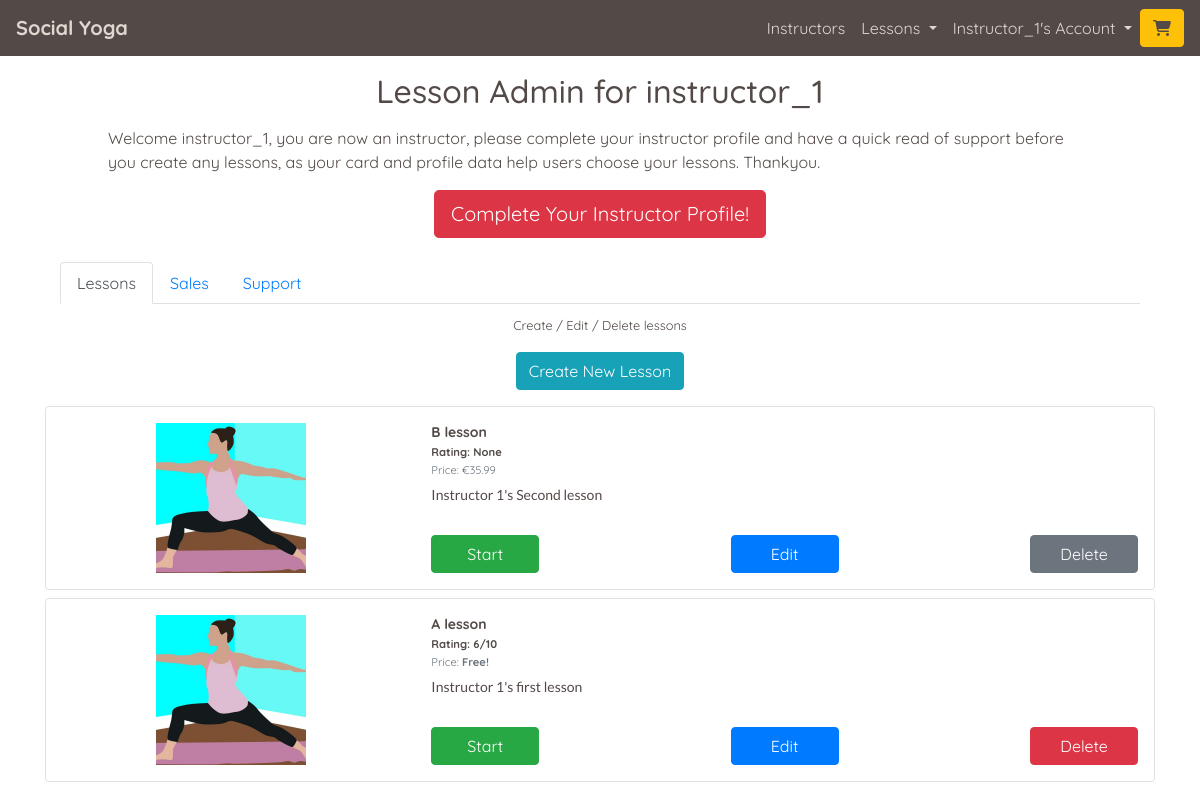
The page /lessons/instructor_admin/ (signed in) on the database as committed earlier.
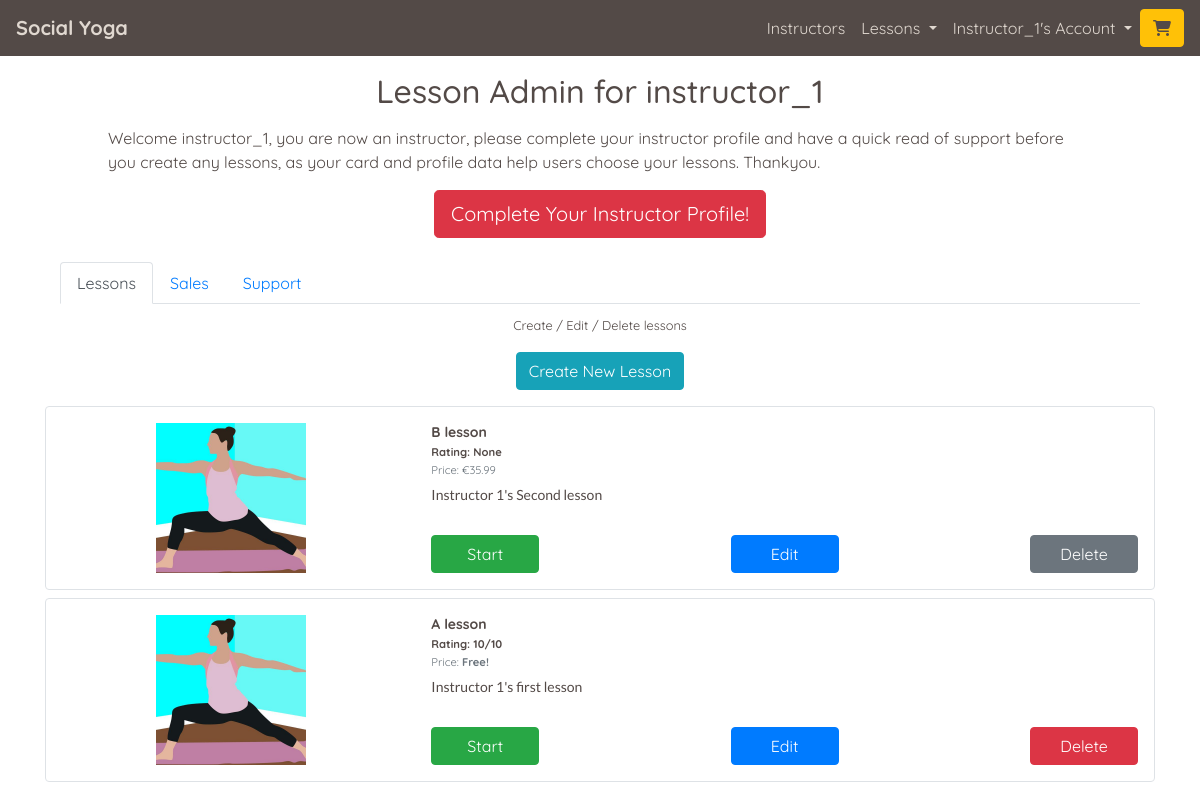
The same page on the database as committed later.
### lessons/models.py (models this page shows, shortened)
class Lesson(models.Model):
    lesson_id = models.CharField(max_length=32,
                                 null=False,
                                 editable=False)
    instructor_profile = models.ForeignKey(UserProfile,
                                           on_delete=models.SET_NULL,
                                           null=True,
                                           blank=True,
                                           related_name='lessons')
    lesson_name = models.CharField(max_length=32,
                                   null=False,
                                   editable=True)
    card_description = models.TextField(max_length=254)
    description = models.TextField(max_length=2048)
    image = ResizedImageField(size=[600, 600],
                              quality=75,
                              crop=['middle', 'center'],
                              force_format='JPEG',
                              upload_to='lesson_images/')
    rating = models.DecimalField(max_digits=5,
                                 decimal_places=0,
                                 null=True, blank=True)
    video_url = models.URLField(max_length=1024,
                                blank=False,
                                null=False)
    time = models.IntegerField(blank=False, null=False)
    is_free = models.BooleanField(default=True)
    price = models.DecimalField(max_digits=6,
                                decimal_places=2,
                                blank=False,
                                null=False,
                                default=0.00)

### lessons/views.py (the view)
# urls.py: path('instructor_admin/', views.instructor_admin, name='instructor_admin'),
@login_required
def instructor_admin(request):
    instructor_profile_incomplete = False
    profile = get_object_or_404(UserProfile, user=request.user)
    if not profile.is_instructor:
        messages.error(request, 'Only instructors can do this.')
        return redirect('home')
    template = 'lessons/instructor_admin.html'
    instructor_created_lessons = Lesson.objects.filter(
        instructor_profile=profile).order_by('-pk')
    customer_purchases = OrderLineItem.objects.filter(
        lesson__in=instructor_created_lessons).values_list('lesson', flat=True)
    sales = OrderLineItem.objects.filter(
        lesson__in=instructor_created_lessons).order_by('-order__date')
    if profile.profile_description == '' or profile.card_description == '':
        instructor_profile_incomplete = True
    context = {
        'profile': profile,
        'instructor_created_lessons': instructor_created_lessons,
        'customer_purchases': customer_purchases,
        'sales': sales,
        'instructor_profile_incomplete': instructor_profile_incomplete
    }
    return render(request, template, context)

### home/contexts.py (called while the page is built)
def purchased_lessons(request):
    profile = get_profile_or_none(request)
    purchased = None
    purchased_lesson_ids = []
    if profile:
        purchased = OrderLineItem.objects.filter(profile=profile)
        if purchased:
            for item in purchased:
                purchased_lesson_ids.append(item.lesson.lesson_id)
    context = {
        'purchased_lessons': purchased,
        'purchased_lesson_ids': purchased_lesson_ids,
    }
    return context

### lessons/templatetags/site_utils.py (called while the page is built)
@register.filter(name='deduct_lineitem_sales_percentage')
def deduct__lineitem_sales_percentage(value, percentage):
    site_percentage = percentage,
    discount = value * Decimal(site_percentage[0]) / 100
    value -= discount
    return value

### profiles/models.py (called while the page is built)
    def __str__(self):
        return self.user.username

### yoga/utils.py (called while the page is built)
def get_profile_or_none(request):
    try:
        return UserProfile.objects.get(user=request.user)
    except Exception:
        return None

### lessons/templates/lessons/instructor_admin.html (shortened to what the changed rows need)
{% extends "base.html" %}
{% load static %}
{% load site_utils %}
{% block page_header %}
<div class="container header-container">
    <div class="row">
        <div class="col">
            <h1 class="text-center title-text mt-3 mb-0">Lesson Admin for {{ profile }}</h1>
        </div>
    </div>
</div>
{% endblock %}
{% block content %}
<div class="container page-contents">
    <div class="row mx-auto">
        <div class="col-12">
                <div class="tab-content" id="myTabContent">
                <div class="tab-pane fade show active" id="lessons" role="tabpanel" aria-labelledby="lessons-tab">
                    {% if instructor_created_lessons %}
                        {% for lesson in instructor_created_lessons %}
                            <div class="row border custom-border my-2 instructor-admin-card-text">
                                <div class="col-12 col-md-4">
                                    {% if lesson.image %}
                                        <div class="lesson-card-image-container m-auto p-3 text-center">
                                            <img class="img-fluid lesson-admin-images" src="{{ lesson.image.url }}" alt="{{ lesson.lesson_name }}">
                                        </div>
                                    {% endif %}
                                </div>
                                <div class="col-12 col-md-8 p-3 d-flex flex-column">
                                    <p class="mb-0"><strong>{{ lesson.lesson_name }}</strong></p>
                                    <p class="card-text mb-0"><small><strong>Rating: {{ lesson.rating }}{% if lesson.rating %}/10{% endif %}</strong></small></p>
                                    {% if lesson.price > 0 %}
                                        <p class="card-text mb-0"><small class="text-muted">Price: €{{ lesson.price }}</small></p>
                                    {% else %}
                                        <p class="card-text mb-0"><small class="text-muted">Price: <strong>Free!</strong></small></p>
                                    {% endif %}
                                    <p class="card-text alt-font mt-2">{{ lesson.card_description }}</p>
                                    <div class="row mt-auto">
                                        <div class="col-4">
                                            <p class="text-left mb-0"><a class="btn btn-success instructor-admin-button" href="{% url 'studio' lesson.lesson_id %}" role="button">Start</a></p>
                                        </div>
                                        <div class="col-4">
                                            <p class="text-center mb-0"><a class="btn btn-primary instructor-admin-button" href="{% url 'edit_lesson' lesson.lesson_id %}" role="button">Edit</a></p>
                                        </div>
                                        <div class="col-4">
                                            {% if lesson.pk not in customer_purchases %}
                                                <p class="text-right mb-0">
                                                    <button type="button" class="btn btn-danger instructor-admin-button" onclick="delete_lesson_modal(`{% url 'delete_lesson' lesson.lesson_id %}`)">
                                                        Delete
                                                    </button>
                                                </p>
                                            {% else %}
                                                <p class="text-right mb-0"><a class="btn btn-secondary instructor-admin-button" role="button" data-toggle="popover" title="Warning" data-placement="bottom" data-content="Cannot Delete.  You can only edit a lesson customers have purchased.">Delete</a></p>
                                            {% endif %}
                                        </div>
                                    </div>
                                </div>
                            </div>
                        {% endfor %}
                    {% else %}
                        <p class="text-center">You have not created any lessons yet</p>
                    {% endif %}
                </div>
            </div>
        </div>
    </div>
</div>
{% endblock %}

Rows that differ between the two databases and show on the page:
changed Lesson "A lesson": rating "6" → "10"
